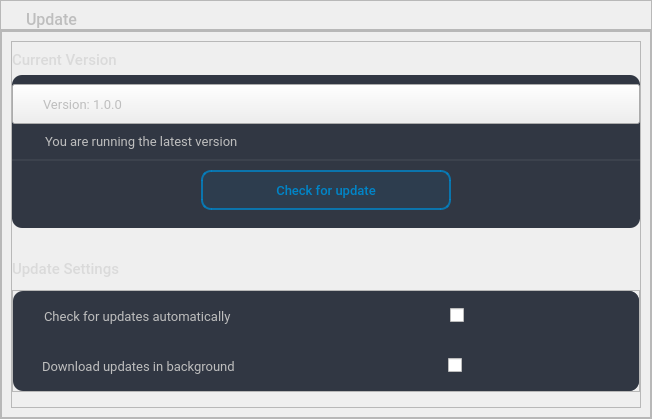
                         <widget class="QWidget" name="update_page">
                          <layout class="QVBoxLayout" name="verticalLayout_41">
                           <property name="spacing">
                            <number>0</number>
                           </property>
                           <property name="leftMargin">
                            <number>0</number>
                           </property>
                           <property name="topMargin">
                            <number>0</number>
                           </property>
                           <property name="rightMargin">
                            <number>0</number>
                           </property>
                           <property name="bottomMargin">
                            <number>0</number>
                           </property>
                           <item>
                            <widget class="QFrame" name="frame_126">
                             <property name="maximumSize">
                              <size>
                               <width>16777215</width>
                               <height>50</height>
                              </size>
                             </property>
                             <property name="font">
                              <font>
                               <pointsize>10</pointsize>
                              </font>
                             </property>
                             <property name="frameShape">
                              <enum>QFrame::Shape::StyledPanel</enum>
                             </property>
                             <property name="frameShadow">
                              <enum>QFrame::Shadow::Raised</enum>
                             </property>
                             <layout class="QHBoxLayout" name="horizontalLayout_66">
                              <property name="leftMargin">
                               <number>25</number>
                              </property>
                              <property name="bottomMargin">
                               <number>0</number>
                              </property>
                              <item>
                               <widget class="QLabel" name="label_34">
                                <property name="font">
                                 <font>
                                  <family>Roboto Medium</family>
                                  <pointsize>12</pointsize>
                                 </font>
                                </property>
                                <property name="styleSheet">
                                 <string notr="true">color: rgb(190, 190, 190);</string>
                                </property>
                                <property name="text">
                                 <string>Update</string>
                                </property>
                               </widget>
                              </item>
                             </layout>
                            </widget>
                           </item>
                           <item>
                            <widget class="QFrame" name="frame_98">
                             <property name="frameShape">
                              <enum>QFrame::Shape::StyledPanel</enum>
                             </property>
                             <property name="frameShadow">
                              <enum>QFrame::Shadow::Raised</enum>
                             </property>
                             <layout class="QHBoxLayout" name="horizontalLayout_50">
                              <property name="spacing">
                               <number>0</number>
                              </property>
                              <property name="leftMargin">
                               <number>0</number>
                              </property>
                              <property name="topMargin">
                               <number>0</number>
                              </property>
                              <property name="rightMargin">
                               <number>0</number>
                              </property>
                              <property name="bottomMargin">
                               <number>0</number>
                              </property>
                              <item>
                               <widget class="QFrame" name="frame_99">
                                <property name="maximumSize">
                                 <size>
                                  <width>320</width>
                                  <height>16777215</height>
                                 </size>
                                </property>
                                <property name="frameShape">
                                 <enum>QFrame::Shape::StyledPanel</enum>
                                </property>
                                <property name="frameShadow">
                                 <enum>QFrame::Shadow::Raised</enum>
                                </property>
                               </widget>
                              </item>
                              <item>
                               <widget class="QFrame" name="frame_100">
                                <property name="minimumSize">
                                 <size>
                                  <width>650</width>
                                  <height>0</height>
                                 </size>
                                </property>
                                <property name="frameShape">
                                 <enum>QFrame::Shape::StyledPanel</enum>
                                </property>
                                <property name="frameShadow">
                                 <enum>QFrame::Shadow::Raised</enum>
                                </property>
                                <layout class="QVBoxLayout" name="verticalLayout_33">
                                 <item>
                                  <widget class="QFrame" name="frame_117">
                                   <property name="frameShape">
                                    <enum>QFrame::Shape::StyledPanel</enum>
                                   </property>
                                   <property name="frameShadow">
                                    <enum>QFrame::Shadow::Raised</enum>
                                   </property>
                                   <layout class="QVBoxLayout" name="verticalLayout_37">
                                    <property name="leftMargin">
                                     <number>0</number>
                                    </property>
                                    <property name="rightMargin">
                                     <number>0</number>
                                    </property>
                                    <item>
                                     <widget class="QLabel" name="label_35">
                                      <property name="maximumSize">
                                       <size>
                                        <width>16777215</width>
                                        <height>30</height>
                                       </size>
                                      </property>
                                      <property name="font">
                                       <font>
                                        <family>Roboto Medium</family>
                                        <pointsize>11</pointsize>
                                       </font>
                                      </property>
                                      <property name="styleSheet">
                                       <string notr="true">color: rgb(218, 218, 218);</string>
                                      </property>
                                      <property name="text">
                                       <string>Current Version</string>
                                      </property>
                                     </widget>
                                    </item>
                                    <item>
                                     <widget class="QFrame" name="frame_118">
                                      <property name="minimumSize">
                                       <size>
                                        <width>0</width>
                                        <height>100</height>
                                       </size>
                                      </property>
                                      <property name="maximumSize">
                                       <size>
                                        <width>16777215</width>
                                        <height>230</height>
                                       </size>
                                      </property>
                                      <property name="styleSheet">
                                       <string notr="true">QFrame{
	background-color: rgb(49, 55, 67);
	border-radius:10px;
}
</string>
                                      </property>
                                      <property name="frameShape">
                                       <enum>QFrame::Shape::StyledPanel</enum>
                                      </property>
                                      <property name="frameShadow">
                                       <enum>QFrame::Shadow::Raised</enum>
                                      </property>
                                      <layout class="QVBoxLayout" name="verticalLayout_38">
                                       <property name="leftMargin">
                                        <number>0</number>
                                       </property>
                                       <property name="rightMargin">
                                        <number>0</number>
                                       </property>
                                       <item>
                                        <widget class="QPushButton" name="pushButton">
                                         <property name="minimumSize">
                                          <size>
                                           <width>0</width>
                                           <height>40</height>
                                          </size>
                                         </property>
                                         <property name="font">
                                          <font>
                                           <family>Roboto</family>
                                           <pointsize>10</pointsize>
                                          </font>
                                         </property>
                                         <property name="layoutDirection">
                                          <enum>Qt::LayoutDirection::RightToLeft</enum>
                                         </property>
                                         <property name="styleSheet">
                                          <string notr="true">background:none;
color: rgb(190, 190, 190);
text-align:left;
padding-left:50px;
padding-right:30px;</string>
                                         </property>
                                         <property name="text">
                                          <string>Version: 1.0.0</string>
                                         </property>
                                         <property name="icon">
                                          <iconset>
                                           <normaloff>../Reqs/check.png</normaloff>../Reqs/check.png</iconset>
                                         </property>
                                         <property name="iconSize">
                                          <size>
                                           <width>40</width>
                                           <height>40</height>
                                          </size>
                                         </property>
                                        </widget>
                                       </item>
                                       <item>
                                        <widget class="QLabel" name="label_42">
                                         <property name="minimumSize">
                                          <size>
                                           <width>400</width>
                                           <height>0</height>
                                          </size>
                                         </property>
                                         <property name="maximumSize">
                                          <size>
                                           <width>16777215</width>
                                           <height>40</height>
                                          </size>
                                         </property>
                                         <property name="font">
                                          <font>
                                           <family>Roboto</family>
                                           <pointsize>10</pointsize>
                                          </font>
                                         </property>
                                         <property name="styleSheet">
                                          <string notr="true">color: rgb(190, 190, 190);
padding-left:30px;</string>
                                         </property>
                                         <property name="text">
                                          <string>You are running the latest version</string>
                                         </property>
                                         <property name="alignment">
                                          <set>Qt::AlignmentFlag::AlignLeading|Qt::AlignmentFlag::AlignLeft|Qt::AlignmentFlag::AlignTop</set>
                                         </property>
                                        </widget>
                                       </item>
                                       <item>
                                        <widget class="QFrame" name="frame_103">
                                         <property name="styleSheet">
                                          <string notr="true">border-top:2px solid rgba(189, 189, 189, 20);
border-radius:0px;</string>
                                         </property>
                                         <property name="frameShape">
                                          <enum>QFrame::Shape::StyledPanel</enum>
                                         </property>
                                         <property name="frameShadow">
                                          <enum>QFrame::Shadow::Raised</enum>
                                         </property>
                                         <layout class="QHBoxLayout" name="horizontalLayout_51">
                                          <item>
                                           <widget class="QPushButton" name="btn_check_update">
                                            <property name="minimumSize">
                                             <size>
                                              <width>100</width>
                                              <height>40</height>
                                             </size>
                                            </property>
                                            <property name="maximumSize">
                                             <size>
                                              <width>250</width>
                                              <height>16777215</height>
                                             </size>
                                            </property>
                                            <property name="font">
                                             <font>
                                              <family>Roboto Medium</family>
                                              <pointsize>10</pointsize>
                                             </font>
                                            </property>
                                            <property name="cursor">
                                             <cursorShape>PointingHandCursor</cursorShape>
                                            </property>
                                            <property name="focusPolicy">
                                             <enum>Qt::FocusPolicy::NoFocus</enum>
                                            </property>
                                            <property name="styleSheet">
                                             <string notr="true">QPushButton{
	color: rgb(0, 133, 200); 
	border: 2px solid rgba(0, 133, 200, 200); 
	background-color: rgba(0, 133, 200, 20); 
	border-radius : 10px;
}

QPushButton:hover{
	background-color: rgba(0, 133, 200, 10);
	border: 2px solid rgba(0, 133, 200, 170);
}</string>
                                            </property>
                                            <property name="text">
                                             <string>Check for update</string>
                                            </property>
                                           </widget>
                                          </item>
                                         </layout>
                                        </widget>
                                       </item>
                                      </layout>
                                     </widget>
                                    </item>
                                    <item>
                                     <widget class="QLabel" name="label_38">
                                      <property name="minimumSize">
                                       <size>
                                        <width>0</width>
                                        <height>50</height>
                                       </size>
                                      </property>
                                      <property name="maximumSize">
                                       <size>
                                        <width>16777215</width>
                                        <height>30</height>
                                       </size>
                                      </property>
                                      <property name="font">
                                       <font>
                                        <family>Roboto Medium</family>
                                        <pointsize>11</pointsize>
                                       </font>
                                      </property>
                                      <property name="styleSheet">
                                       <string notr="true">color: rgb(218, 218, 218);</string>
                                      </property>
                                      <property name="text">
                                       <string>Update Settings</string>
                                      </property>
                                     </widget>
                                    </item>
                                    <item>
                                     <widget class="QFrame" name="frame_101">
                                      <property name="maximumSize">
                                       <size>
                                        <width>16777215</width>
                                        <height>105</height>
                                       </size>
                                      </property>
                                      <property name="frameShape">
                                       <enum>QFrame::Shape::StyledPanel</enum>
                                      </property>
                                      <property name="frameShadow">
                                       <enum>QFrame::Shadow::Raised</enum>
                                      </property>
                                      <layout class="QVBoxLayout" name="verticalLayout_39">
                                       <property name="spacing">
                                        <number>0</number>
                                       </property>
                                       <property name="leftMargin">
                                        <number>0</number>
                                       </property>
                                       <property name="topMargin">
                                        <number>0</number>
                                       </property>
                                       <property name="rightMargin">
                                        <number>0</number>
                                       </property>
                                       <property name="bottomMargin">
                                        <number>0</number>
                                       </property>
                                       <item>
                                        <widget class="QFrame" name="frame_129">
                                         <property name="minimumSize">
                                          <size>
                                           <width>0</width>
                                           <height>100</height>
                                          </size>
                                         </property>
                                         <property name="maximumSize">
                                          <size>
                                           <width>16777215</width>
                                           <height>100</height>
                                          </size>
                                         </property>
                                         <property name="styleSheet">
                                          <string notr="true">QFrame{
	background-color: rgb(49, 55, 67);
	border-radius:10px;
}
</string>
                                         </property>
                                         <property name="frameShape">
                                          <enum>QFrame::Shape::StyledPanel</enum>
                                         </property>
                                         <property name="frameShadow">
                                          <enum>QFrame::Shadow::Raised</enum>
                                         </property>
                                         <layout class="QVBoxLayout" name="verticalLayout_40">
                                          <property name="spacing">
                                           <number>0</number>
                                          </property>
                                          <property name="leftMargin">
                                           <number>20</number>
                                          </property>
                                          <property name="topMargin">
                                           <number>0</number>
                                          </property>
                                          <property name="rightMargin">
                                           <number>0</number>
                                          </property>
                                          <property name="bottomMargin">
                                           <number>0</number>
                                          </property>
                                          <item>
                                           <widget class="QFrame" name="frame_130">
                                            <property name="frameShape">
                                             <enum>QFrame::Shape::StyledPanel</enum>
                                            </property>
                                            <property name="frameShadow">
                                             <enum>QFrame::Shadow::Raised</enum>
                                            </property>
                                            <layout class="QHBoxLayout" name="horizontalLayout_68">
                                             <property name="leftMargin">
                                              <number>11</number>
                                             </property>
                                             <property name="rightMargin">
                                              <number>50</number>
                                             </property>
                                             <item>
                                              <widget class="QLabel" name="label_39">
                                               <property name="minimumSize">
                                                <size>
                                                 <width>400</width>
                                                 <height>0</height>
                                                </size>
                                               </property>
                                               <property name="maximumSize">
                                                <size>
                                                 <width>16777215</width>
                                                 <height>40</height>
                                                </size>
                                               </property>
                                               <property name="font">
                                                <font>
                                                 <family>Roboto</family>
                                                 <pointsize>10</pointsize>
                                                </font>
                                               </property>
                                               <property name="styleSheet">
                                                <string notr="true">color: rgb(190, 190, 190);</string>
                                               </property>
                                               <property name="text">
                                                <string>Check for updates automatically</string>
                                               </property>
                                              </widget>
                                             </item>
                                             <item>
                                              <widget class="PyToggle" name="checkBox_12">
                                               <property name="text">
                                                <string/>
                                               </property>
                                              </widget>
                                             </item>
                                            </layout>
                                           </widget>
                                          </item>
                                          <item>
                                           <widget class="QFrame" name="frame_131">
                                            <property name="frameShape">
                                             <enum>QFrame::Shape::StyledPanel</enum>
                                            </property>
                                            <property name="frameShadow">
                                             <enum>QFrame::Shadow::Raised</enum>
                                            </property>
                                            <layout class="QHBoxLayout" name="horizontalLayout_69">
                                             <property name="rightMargin">
                                              <number>50</number>
                                             </property>
                                             <item>
                                              <widget class="QLabel" name="label_40">
                                               <property name="minimumSize">
                                                <size>
                                                 <width>400</width>
                                                 <height>0</height>
                                                </size>
                                               </property>
                                               <property name="maximumSize">
                                                <size>
                                                 <width>16777215</width>
                                                 <height>40</height>
                                                </size>
                                               </property>
                                               <property name="font">
                                                <font>
                                                 <family>Roboto</family>
                                                 <pointsize>10</pointsize>
                                                </font>
                                               </property>
                                               <property name="styleSheet">
                                                <string notr="true">color: rgb(190, 190, 190);</string>
                                               </property>
                                               <property name="text">
                                                <string>Download updates in background</string>
                                               </property>
                                              </widget>
                                             </item>
                                             <item>
                                              <widget class="PyToggle" name="checkBox_13">
                                               <property name="text">
                                                <string/>
                                               </property>
                                              </widget>
                                             </item>
                                            </layout>
                                           </widget>
                                          </item>
                                         </layout>
                                        </widget>
                                       </item>
                                      </layout>
                                     </widget>
                                    </item>
                                    <item>
                                     <widget class="QFrame" name="frame_102">
                                      <property name="frameShape">
                                       <enum>QFrame::Shape::StyledPanel</enum>
                                      </property>
                                      <property name="frameShadow">
                                       <enum>QFrame::Shadow::Raised</enum>
                                      </property>
                                     </widget>
                                    </item>
                                   </layout>
                                  </widget>
                                 </item>
                                </layout>
                               </widget>
                              </item>
                              <item>
                               <widget class="QFrame" name="frame_134">
                                <property name="maximumSize">
                                 <size>
                                  <width>320</width>
                                  <height>16777215</height>
                                 </size>
                                </property>
                                <property name="frameShape">
                                 <enum>QFrame::Shape::StyledPanel</enum>
                                </property>
                                <property name="frameShadow">
                                 <enum>QFrame::Shadow::Raised</enum>
                                </property>
                               </widget>
                              </item>
                             </layout>
                            </widget>
                           </item>
                          </layout>
                         </widget>
